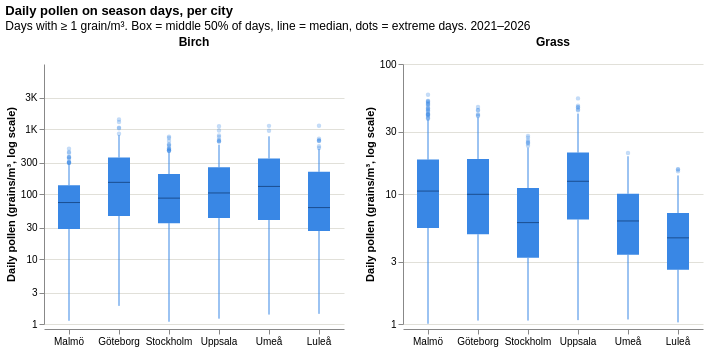

Here is the notebook cell this chart was saved with:
### Markdown cell above
## EDA: distribution of daily pollen per city

How high is pollen on a normal season day, and how extreme are the bad days? Only days inside each season. Log scale: each step = 10× more pollen.

### Code cell
in_season = season_days(("birch", "grass"))

(
    alt.Chart(in_season.query("grains >= 1"))
    .mark_boxplot(size=22, color="#3987e5", median={"color": "#0d366b"}, outliers={"size": 6, "opacity": 0.3})
    .encode(
        x=alt.X("city:N", sort=CITIES, title=None, axis=alt.Axis(labelAngle=0)),
        y=alt.Y("grains:Q", scale=alt.Scale(type="log"), title="Daily pollen (grains/m³, log scale)",
                axis=alt.Axis(values=[1, 3, 10, 30, 100, 300, 1000, 3000], labelExpr=K_LABELS, gridColor=GRID)),
    )
    .properties(width=300, height=260)
    .facet(column=alt.Column("pollen_type:N", title=None, header=alt.Header(labelFontWeight="bold", labelFontSize=12)))
    .resolve_scale(y="independent")
    .properties(title=title("Daily pollen on season days, per city",
                            "Days with ≥ 1 grain/m³. Box = middle 50% of days, line = median, dots = extreme days. 2021–2026"))
    .configure_view(stroke=None)
)

### Figure 1 — Vega-Lite specification as saved in the notebook (floating-point values rounded to 4 significant figures; data arrays with more than 128 entries replaced by an {"elided": "..."} marker saying what was removed)
{"config": {"view": {"continuousWidth": 300, "continuousHeight": 300, "stroke": null}}, "data": {"name": "data-387c6fc189ff96e6a7a8f6e7b2d4a859"}, "facet": {"column": {"field": "pollen_type", "header": {"labelFontSize": 12, "labelFontWeight": "bold"}, "title": null, "type": "nominal"}}, "spec": {"mark": {"type": "boxplot", "color": "#3987e5", "median": {"color": "#0d366b"}, "outliers": {"size": 6, "opacity": 0.3}, "size": 22}, "encoding": {"x": {"axis": {"labelAngle": 0}, "field": "city", "sort": ["Malmö", "Göteborg", "Stockholm", "Uppsala", "Umeå", "Luleå"], "title": null, "type": "nominal"}, "y": {"axis": {"gridColor": "#e1e0d9", "labelExpr": "datum.value >= 1000 ? format(datum.value / 1000, '~r') + 'K' : format(datum.value, '~r')", "values": [1, 3, 10, 30, 100, 300, 1000, 3000]}, "field": "grains", "scale": {"type": "log"}, "title": "Daily pollen (grains/m³, log scale)", "type": "quantitative"}}, "height": 260, "width": 300}, "resolve": {"scale": {"y": "independent"}}, "title": {"text": "Daily pollen on season days, per city", "anchor": "start", "fontWeight": "bold", "subtitle": "Days with ≥ 1 grain/m³. Box = middle 50% of days, line = median, dots = extreme days. 2021–2026"}, "$schema": "https://vega.github.io/schema/vega-lite/v6.4.1.json", "datasets": {"data-387c6fc189ff96e6a7a8f6e7b2d4a859": {"elided": "3016 records"}}}
